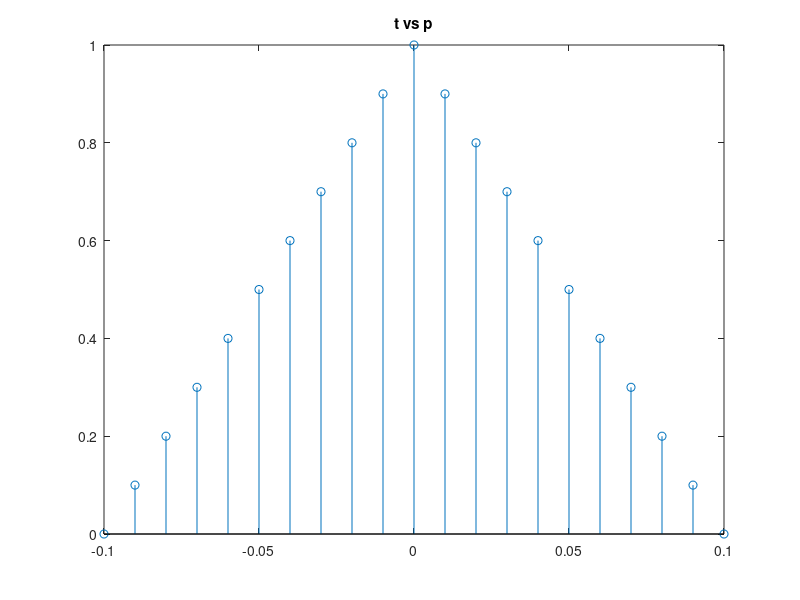

Write the MATLAB code that produced this figure.

clear
clc

T=0.1; % can be used as the half the duration of each pulse
dt=T/10; % the time interval when the samples may be taken
ns=T/dt; % the number of samples taken per pulse duration

fprintf('number of samples per pulse duration %d\n',ns);

t=[-T:dt:T];
np=length(t);

p=zeros(1,np);
for i=1:np
    if abs(t(i)) < T
        p(i)=1-abs(t(i))/T;
    end
end

figure(1)
clf

stem(t,p);
title('t vs p');

return
